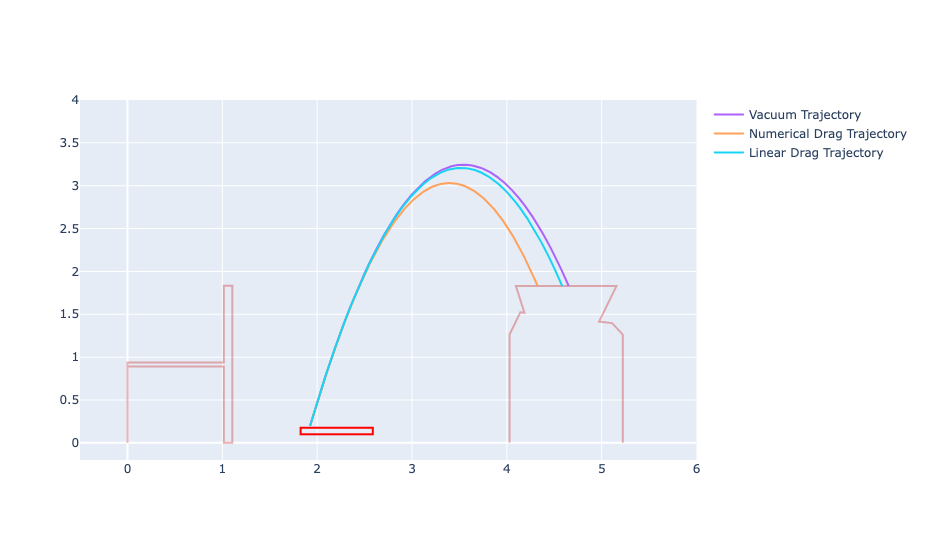

This figure's Python source:
import marimo

__generated_with = "0.21.0"
app = marimo.App(width="medium")


@app.cell(hide_code=True)
def _(mo):
    mo.md(r"""
    # Trajectory modeling for FRC Rebuilt 2026

    ## https://github.com/nbelakovski/frc-traj-2026
    """)
    return


@app.cell(hide_code=True)
def _(mo):
    mo.image("public/mapofmathematics.jpg", width="100%")
    return


@app.cell(hide_code=True)
def _(mo):
    mo.md(r"""
    - Equations of motion for ball in a vacuum
        - Analytical solution
    - Equations of motion for ball in an atmosphere
        - Numerical solution
        - Comparison vs vacuum
    - Modified equations of motion for ball in an atmosphere
        - Analytical solution
        - Compare vs previous two solution

    ---
    """)
    return


@app.cell(hide_code=True)
def _(mo):
    mo.md(r"""
    ---

    ## Equations of Motions (EOMs) for a ball in a vacuum

    ### Drawing and definitions

    ```
    y
    ^

    |
    |     .
    |    /
    |   /
    |  /
    |_/_______  >x
    ```

    - $x$ - distance traveled by the ball in the horizontal direction
    - $\dot{x}, v_x$ - velocity of the ball in the horizontal direction (pronounced x dot)
    - $\ddot{x}$ - acceleration of the ball in the horizontal direction (x double dot)
    - $y, (\dot{y}, v_y), \ddot{y}$ - distance, velocity, and acceleartion of the ball in the vertical direction
    - Equations of Motion (EOMs) - a set of differential equations desribing the translational and rotational acceleration of an object (in our case $x$ and $y$ accelerations)

    ### Equations of motion for a ball in a vacuum

    We will not go through how to derive equations of motion in detail, but we will give a brief explanation


    $\ddot{x} = 0 \newline \ddot{y} = -g$

    ### Solving the differential equations analytically

    Integrate $\ddot{x}$ with respect to time to get $\dot{x}$

    $\dot{x}(t) = c_1$

    Integrate again to get $x$

    $x(t) = c_1 t + c_2$

    Similarly, integrating $y$ gives

    $\dot{y}(t) = -gt + c_3 \newline
    y(t) = -\frac{1}{2}gt^2 + c_3 t + c_4$

    Our initial conditions will give us the values for these various constants

    $\dot{x}(0) = c_1 = v_{x0} \newline x(0) = c_2 = x_0$

    $\dot{y}(0) = c_3 = v_{y0} \newline y(0) = c_4 = y_0$

    So our final analytical solution is

    $$
        \boxed{
            \begin{array}{rcc}
            x(t) &=& v_{x0} t + x_0 \\[.7em]
            y(t) &=& -\frac{1}{2}gt^2 + v_{y0} t + y_0
            \end{array}
        }
    $$

    Anayltical solutions are very easy to work with.
    """)
    return


@app.cell(hide_code=True)
def _():
    # Imports, constants, and sliders for initial conditions
    import marimo as mo
    import plotly.graph_objects as go
    import numpy as np
    from scipy.integrate import solve_ivp
    # Program constants
    g_mps2 = 9.81
    m_kg = 0.227
    S_m2 = np.pi * (0.15/2)**2  # cross sectional area of a 6" ~15cm diameter ball
    rho_kgpm3 = 1.225
    cd = 0.5  # https://scienceworld.wolfram.com/physics/DragCoefficient.html
    robot_length_m = 0.761
    hub_center_m = 182.11 * 0.0254
    y0_m = 0.2  # initial y position
    hub_height_m = 1.83  # 72 inches
    v0_mps_slider = mo.ui.slider(value=8, start=1, stop=10, step=0.1, show_value=True)  # initial speed (m/s)
    theta0_rad_slider = mo.ui.slider(value=79, start=45, stop=90, step=0.1, show_value=True)  # initial launch angle (radians)
    dist_m_slider = mo.ui.slider(value=2, start=0, stop=5, step=0.1, show_value=True)  # distance to hub (meters)
    mo.hstack([
        mo.vstack([
            mo.md("Initial speed (m/s)"),
            v0_mps_slider
        ]),
        mo.vstack([
            mo.md("Initial launch angle (degrees)"),
            theta0_rad_slider
        ]),
        mo.vstack([
            mo.md("Turret center to hub center (meters)"),
            dist_m_slider
        ])
    ]
    )
    return (
        S_m2,
        cd,
        dist_m_slider,
        g_mps2,
        go,
        hub_center_m,
        hub_height_m,
        m_kg,
        mo,
        np,
        rho_kgpm3,
        robot_length_m,
        solve_ivp,
        theta0_rad_slider,
        v0_mps_slider,
        y0_m,
    )


@app.cell(hide_code=True)
def _(dist_m_slider, hub_center_m, np, theta0_rad_slider, v0_mps_slider):
    # Extract values from sliders (must be done in a separate box)
    v0_mps = v0_mps_slider.value
    theta0_rad = np.radians(theta0_rad_slider.value)
    x0_dot_mps = v0_mps * np.cos(theta0_rad)  # initial x velocity
    y0_dot_mps = v0_mps * np.sin(theta0_rad)  # initial y velocity
    x0_m = hub_center_m - dist_m_slider.value  # initial x position based on distance to hub
    robot0_m = x0_m - 0.1  # position robot so that ball starts 10 cm in front of it
    return robot0_m, x0_dot_mps, x0_m, y0_dot_mps


@app.cell(hide_code=True)
def _(go, np, robot_length_m):
    # Utility function for making the plots
    def field_figure(robot_pos = 1.5):
        # Dimensions from https://firstfrc.blob.core.windows.net/frc2026/FieldAssets/2026-field-dwg-complete.pdf
        hub_center = 182.11
        hub_width = 47
        hub_target_width = 41.73  # no bigger than a womprat
        hub_diffuser_inset = (47-38.07)/2  # assuming symmetrical 
        hub_base_height = 49.75
        hub_diffuser_height_left = 60  # estimated
        hub_diffuser_height_right = 55  # estimated
        hub_slope = (hub_diffuser_height_left - hub_diffuser_height_right) / (hub_width - 2*hub_diffuser_inset)
        hub_target_base_inset_left = hub_diffuser_inset + 1.7
        hub_target_base_inset_right = hub_diffuser_inset + 5.38

        hub = [
            (hub_center - hub_width/2, 0),
            (hub_center - hub_width/2, hub_base_height),
            (hub_center - hub_width/2 + hub_diffuser_inset, hub_diffuser_height_left),

            (hub_center - hub_width/2 + hub_target_base_inset_left, hub_diffuser_height_left - (hub_target_base_inset_left - hub_diffuser_inset)*hub_slope),

            (hub_center - hub_target_width/2, 72),
            (hub_center, 72),
            (hub_center + hub_target_width/2, 72),

            (hub_center + hub_width/2 - hub_target_base_inset_right, hub_diffuser_height_left - (hub_width - hub_diffuser_inset - hub_target_base_inset_right)*hub_slope),

            (hub_center + hub_width/2 - hub_diffuser_inset, 55),
            (hub_center + hub_width/2, 49.75),
            (hub_center + hub_width/2, 0),
        ]

        tower = [
            (0, 0),
            (0, 35.125 + 1.75),
            (40, 35.125 + 1.75),
            (40, 72.125),
            (43.51, 72.125),
            (43.51, 0),
            (40, 0),
            (40, 35.125),
            (0, 35.125),
        ]

        in2m = 0.0254

        robot = np.array([
            (0, 0.1),
            (0, 0.1+3*in2m),
            (robot_length_m, 0.1+3*in2m),
            (robot_length_m, 0.1),
            (0, 0.1)
        ])

        robot[:, 0] += robot_pos

        fig = go.Figure()
        fig.add_trace(go.Scatter(x=[point[0]*in2m for point in hub], y=[point[1]*in2m for point in hub], mode='lines', line={'color': 'rgba(200, 0, 0, 0.3)'}, showlegend=False))
        fig.add_trace(go.Scatter(x=[point[0]*in2m for point in tower], y=[point[1]*in2m for point in tower], mode='lines', line={'color': 'rgba(200, 0, 0, 0.3)'}, showlegend=False))
        fig.add_trace(go.Scatter(x=robot[:, 0], y=robot[:, 1], mode='lines', line={'color': 'red'}, showlegend=False))
        fig.update_xaxes(range=[-0.5, 6])
        fig.update_yaxes(range=[-0.2, 4])
        return fig



    return (field_figure,)


@app.cell(hide_code=True)
def _(
    field_figure,
    g_mps2,
    go,
    hub_height_m,
    np,
    robot0_m,
    x0_dot_mps,
    x0_m,
    y0_dot_mps,
    y0_m,
):
    # With an analytical solution, we can calculate exactly when the ball will reach the hub height of 72 inches (1.83 meters)
    a = -1/2*g_mps2
    b = y0_dot_mps
    c = y0_m - hub_height_m
    tf_s = (-b - np.sqrt(b**2 - 4*a*c))/(2*a)

    t_s = np.linspace(0, tf_s, 10000)
    x_m = lambda t_s: x0_m + x0_dot_mps * t_s
    y_m = lambda t_s: y0_m + y0_dot_mps * t_s - 1/2 * g_mps2 * t_s**2


    analytical_figure = field_figure(robot_pos=robot0_m)
    analytical_figure.add_trace(go.Scatter(x=x_m(t_s), y=y_m(t_s), mode='lines', name='Analytical Solution'))
    analytical_figure.update_layout(title='Analytical solution for trajectory in a vacuum', xaxis_title='x (m)', yaxis_title='y (m)', legend_title='Legend')
    analytical_figure.show()
    return t_s, tf_s, x_m, y_m


@app.cell(hide_code=True)
def _(mo):
    mo.md(r"""
    ## EOMs for trajectory in an atmosphere

    ```
    y
    ^
    |

    |     .
    |    /
    |   /
    |  /  θ
    |_/_______  --> x
    ```


    $\hat{v} = \cos(\theta) \hat{x} + \sin(\theta)\hat{y}$

    $\hat{D} = -\hat{v}$

    $D = c_d q S$

    where
    - $c_d$ is the drag coefficient
    - $q$ is the dynamic pressure ($\frac{1}{2} \rho v^2$ where $\rho$ is air density)
    - $S$ is cross sectional area of the ball



    $\ddot{x} = -\frac{1}{m} c_d q S \cos(\theta)$

    $\ddot{y} = -\frac{1}{m} c_d q S \sin(\theta) - g$

    We can simplify a little bit, since $v^2\cos \theta = v v_x$ and $v^2\sin \theta = v v_y$

    $$
        \boxed{
            \begin{array}{rcc}
            \ddot{x} &=& -\frac{1}{m} c_d \frac{1}{2} \rho v \dot{x} S \\[.7em]
            \ddot{y} &=& -\frac{1}{m} c_d \frac{1}{2} \rho v \dot{y} S - g
            \end{array}
        }
    $$

    Where $v = \sqrt{\dot{x}^2 + \dot{y}^2}$
    """)
    return


@app.cell(hide_code=True)
def _(mo):
    mo.md(r"""
    #### Numerical solution

    Sometimes analytical solution is not available, but we still have the differential equations, and we know where we start.

    If we assume the acceleration is constant over a very small slice of time, we can propagate our state and re-evalaute the differential equations.

    #### The simplest way to do numerical integration: Euler's method


    $x_1 = x_0 + \dot{x}_0\Delta t \newline
    x_2 = x_1 + \dot{x}_1\Delta t \newline
    ...$

    This requires us to rearrange our equations in a form like $\dot{X} = f(t, X)$ where $X$ is a "state vector" consisting of all of our states.
    """)
    return


@app.cell(hide_code=True)
def _(mo):
    mo.md(r"""
    $\dot{X} = f(t,X)$

    $X = \begin{bmatrix}
               x \\
               y \\
               \dot{x} \\
               \dot{y}
             \end{bmatrix}$

    $\dot{X} = \begin{bmatrix}
               \dot{x} \\
               \dot{y} \\
               \ddot{x} \\
               \ddot{y}
             \end{bmatrix} = \begin{bmatrix}
               \dot{x} \\
               \dot{y} \\
               -\frac{1}{m} c_d q S \cos(\theta) \\
               -\frac{1}{m} c_d q S \sin(\theta) - g
             \end{bmatrix} = \begin{bmatrix}
               \dot{x} \\
               \dot{y} \\
               -\frac{1}{m} c_d \frac{1}{2} \rho S v v_x \\
               -\frac{1}{m} c_d \frac{1}{2} \rho S v v_y - g
             \end{bmatrix}$


    Numerical integration can be a computationally expensive process, i.e. not suitable for a roboRio.
    """)
    return


@app.cell(hide_code=True)
def _(
    S_m2,
    cd,
    g_mps2,
    hub_height_m,
    m_kg,
    np,
    rho_kgpm3,
    solve_ivp,
    tf_s,
    x0_dot_mps,
    x0_m,
    x_m,
    y0_dot_mps,
    y0_m,
):
    def eoms(t, x):
        xdot = np.zeros_like(x)
        vx_mps = x[2]
        vy_mps = x[3]
        xdot[0] = vx_mps
        xdot[1] = vy_mps
        v_mps = np.sqrt(vx_mps**2 + vy_mps**2)
        q = 0.5 * rho_kgpm3
        xdot[2] = - (1/m_kg) * cd * q * S_m2 * v_mps * vx_mps
        xdot[3] = - (1/m_kg) * cd * q * S_m2 * v_mps * vy_mps - g_mps2
        return xdot

    # Initial conditions
    initial_conditions = [x0_m, y0_m, x0_dot_mps, y0_dot_mps]
    # Time span for simulation
    t_span_s = (0, 3)  # simulate for a couple seconds
    t_eval_s = np.linspace(t_span_s[0], t_span_s[1], 1000)
    # Solve the ODE
    enters_hub = lambda t_s, X: X[1] - hub_height_m   # event function to stop integration when y=0 (hits the ground)
    enters_hub.terminal = True
    enters_hub.direction = -1  # To trigger the logic only when hitting the ground and now when launching
    solution = solve_ivp(eoms, t_span_s, initial_conditions, t_eval=t_eval_s, events=enters_hub)

    final_error_x_m = solution.y[0, -1] - x_m(tf_s)

    final_time_error_s = solution.t[-1] - tf_s

    # Euler forward with fixed time step
    euler = [np.array(initial_conditions)]
    dt_s = 0.001
    for _ in np.arange(0, solution.t[-1] + dt_s, dt_s):
        euler.append(euler[-1] + eoms(0, euler[-1])*dt_s)
    return final_error_x_m, final_time_error_s, solution


@app.cell(hide_code=True)
def _(
    field_figure,
    final_error_x_m,
    final_time_error_s,
    go,
    hub_height_m,
    np,
    robot0_m,
    solution,
    t_s,
    x_m,
    y_m,
):
    fig = field_figure(robot_pos=robot0_m)

    # Compare to vacuum trajectory
    fig.add_trace(go.Scatter(x=x_m(t_s), y=y_m(t_s), mode='lines', name='Vacuum Trajectory'))

    # Add drag trajectory
    idx_past_hub_height = np.where(solution.y[1] > hub_height_m)[0][-1] + 1
    fig.add_trace(go.Scatter(x=solution.y[0][:idx_past_hub_height], y=solution.y[1][:idx_past_hub_height], mode='lines', name='Drag Trajectory'))

    # Add euler trajectory (uncomment when it's time to discuss how expensive euler is)
    # fig.add_trace(go.Scatter(x=[state[0] for state in euler], y=[state[1] for state in euler], mode='lines', name=f'Drag Trajectory via <br>Euler integration ({len(euler)} points)'))

    # Make the axes of the plot equal
    fig.update_layout(title=f'Trajectory of a ball with drag vs vacuum. Final x error: {final_error_x_m:.3f} m. Time error: {final_time_error_s:.3f} s', xaxis_title='x (m)', yaxis_title='y (m)', legend_title='Legend')
    fig.show()
    return (idx_past_hub_height,)


@app.cell(hide_code=True)
def _(mo):
    mo.md(r"""
    ## How might we add a drag term to the analytical solution?

    Suppose we fudged the drag term and just made it depend on $\dot{x}$ instead of $v^2$?

    $\dot{X} = \begin{bmatrix}
               \dot{x} \\
               \dot{y} \\
               \ddot{x} \\
               \ddot{y}
             \end{bmatrix} = \begin{bmatrix}
               \dot{x} \\
               \dot{y} \\
               -\frac{1}{m} c_d \frac{1}{2} \rho S \dot{x} \\
               -\frac{1}{m} c_d \frac{1}{2} \rho S \dot{y} - g
             \end{bmatrix}$

    We've simply "dropped" the $v$ term. Now our equation is linear and we can solve it analytically.

    Let's define $k = -\frac{1}{m} c_d \frac{1}{2} \rho S$ to make the notation simpler

    $\ddot{x} = k \dot{x}$

    $\dot{x}(t) = c_1 e^{kt}$

    $x(t) = \frac{c_1}{k} e^{kt} + c_2$

    And for $y$

    $\ddot{y} = k \dot{y} - g$

    $\dot{y}(t) = c_3 e^{kt} + \frac{g}{k}$

    $y(t) = \frac{c_3}{k} e^{kt} + \frac{g}{k}t + c_4$

    Again, initial conditions will give us the values for these various constants

    $\dot{x}(0) = c_1 = v_{x0} \newline
    x(0) = \frac{c_1}{k} + c_2 = x_0 \implies c_2 = x_0 - \frac{v_{x0}}{k}$

    $\dot{y}(0) = c_3 + \frac{g}{k} = v_{y0} \implies c_3 = v_{y0} - \frac{g}{k} \newline
    y(0) = \frac{c_3}{k} + c_4 = y_0 \implies c_4 = y_0 - \frac{v_{y0} - \frac{g}{k}}{k}$

    So our final analytical solution is

    $$
        \boxed{
            \begin{array}{rcc}
            x(t) &=& \frac{v_{x0}}{k} e^{kt} + x_0 - \frac{v_{x0}}{k} \\[.7em]
            y(t) &=& \frac{v_{y0} - \frac{g}{k}}{k} e^{kt} + \frac{g}{k}t + y_0 - \frac{v_{y0} - \frac{g}{k}}{k}
            \end{array}
        }
    $$
    """)
    return


@app.cell(hide_code=True)
def _(mo):
    linear_drag_correction_factor_slider = mo.ui.slider(value=1, start=0, stop=10, step=0.1, show_value=True)
    mo.vstack([
        mo.md("Linear Drag Correction Factor"),
        linear_drag_correction_factor_slider
    ])
    return (linear_drag_correction_factor_slider,)


@app.cell
def _(
    S_m2,
    cd,
    field_figure,
    g_mps2,
    go,
    hub_height_m,
    idx_past_hub_height,
    linear_drag_correction_factor_slider,
    m_kg,
    np,
    rho_kgpm3,
    robot0_m,
    solution,
    t_s,
    tf_s,
    x0_dot_mps,
    x0_m,
    x_m,
    y0_dot_mps,
    y0_m,
    y_m,
):
    from scipy.optimize import root
    fignew = field_figure(robot_pos=robot0_m)
    k_1pm = - 1 / m_kg * cd * 0.5 * rho_kgpm3 * S_m2 * linear_drag_correction_factor_slider.value  # The last term is just a fudge factor I arrived at by playing with it to make the linear drag solution match the numerical drag solution as closely as possible. It seems to work really well over the range of initial conditions that we care about.
    xlineardrag = lambda t_s: x0_dot_mps/k_1pm * np.exp(k_1pm*t_s) + x0_m - x0_dot_mps/k_1pm
    ylineardrag = lambda t_s: (y0_dot_mps - g_mps2/k_1pm)/k_1pm * np.exp(k_1pm*t_s) + g_mps2/k_1pm*t_s + y0_m - (y0_dot_mps - g_mps2/k_1pm)/k_1pm
    linear_drag_tf_s = root(lambda t: ylineardrag(t) - hub_height_m, tf_s).x[0]
    linear_drag_t_s = np.linspace(0, linear_drag_tf_s, 10000)
    linear_drag_final_x_error_m = solution.y[0, -1] - xlineardrag(linear_drag_tf_s)
    linear_drag_final_time_error_s =  solution.t[-1] - linear_drag_tf_s
    fignew.add_trace(go.Scatter(x=x_m(t_s), y=y_m(t_s), mode='lines', name='Vacuum Trajectory'))
    fignew.add_trace(go.Scatter(x=solution.y[0][:idx_past_hub_height], y=solution.y[1][:idx_past_hub_height], mode='lines', name='Numerical Drag Trajectory'))
    fignew.add_trace(go.Scatter(x=xlineardrag(linear_drag_t_s), y=ylineardrag(linear_drag_t_s), mode='lines', name='Linear Drag Trajectory'))
    fignew.update_layout(title=f'Trajectory of a ball with linear drag vs standard drag vs vacuum. <br>Linear drag final x error: {linear_drag_final_x_error_m:.3f} m, Linear drag final time error: {linear_drag_final_time_error_s:.3f} s', xaxis_title='x (m)', yaxis_title='y (m)', legend_title='Legend')
    fignew.show()
    return


@app.cell(hide_code=True)
def _(mo):
    mo.md(r"""
    <p style="text-align: center; font-size: 42px; margin: 0; padding: 0"><span style="font-weight: 1000; text-decoration: underline">ALL</span> models are <span style="color: orangered">wrong</span><br><span style="font-style: italic; text-decoration: underline">Some</span> models are <span style="color: blue">useful</p>
    """)
    return


if __name__ == "__main__":
    app.run()
